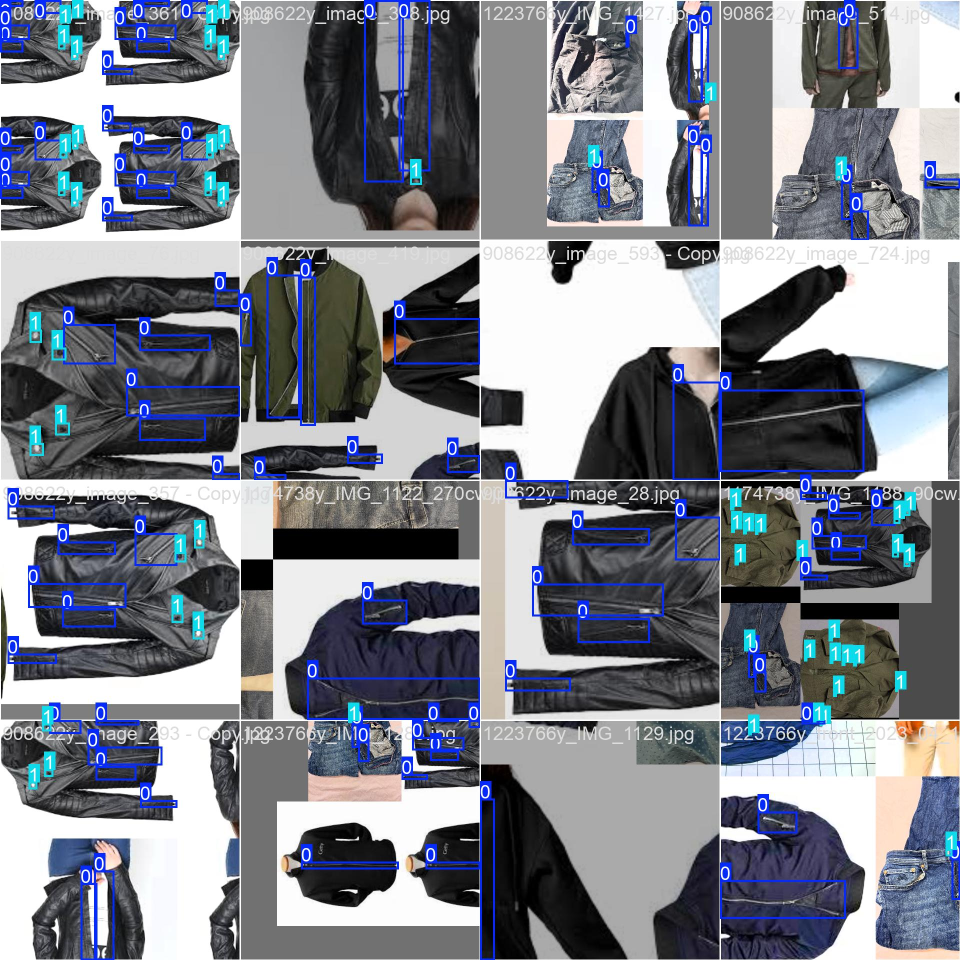
#> input picture scripts_hand_over/runs/detect/train6/train_batch0.jpg, 1920 x 1920 px (shown at 1/2 size)
$ python visualize_bboxes.py --imgdir ../../runs/detect/train6 --lbldir ../../runs/detect/train6
#> lines starting #> are read from the running program, lines starting #| are printed output that depends on the picture; after the words box and inside, x2 and y2 are one past the last pixel; in counts of white or black regions, pixels touching at a corner belong together
#!/usr/bin/env python3


import cv2
import argparse
import random
from pathlib import Path

def yolo_to_pixel(box, W, H):
    xc, yc, bw, bh = map(float, box)
    x1 = int((xc - bw/2) * W)
    y1 = int((yc - bh/2) * H)
    x2 = int((xc + bw/2) * W)
    y2 = int((yc + bh/2) * H)
    return x1, y1, x2, y2

def get_color(class_id: int):
    return ((class_id * 37) % 255,
            (class_id * 17) % 255,
            (class_id * 29) % 255)

def visualize(img_dir: Path, lbl_dir: Path, maxside: int, wait: float, sample: int):
#> called with maxside = 1280, wait = 1, sample = 0
    exts = {".jpg", ".jpeg", ".png", ".bmp", ".tif", ".tiff"}
    imgs = [p for p in sorted(img_dir.iterdir()) if p.suffix.lower() in exts]
    if sample and sample < len(imgs):
        imgs = random.sample(imgs, sample)
    if not imgs:
        print(f"[!] No images found in {img_dir}")
        return

    for img_path in imgs:
        img = cv2.imread(str(img_path))
#> img is the input picture: shape (1920, 1920, 3); mean B, G, R 137.3, 127.6, 123.4
        if img is None:
            print(f"[!] Could not read {img_path}")
            continue

        H, W = img.shape[:2]
#> H = 1920; W = 1920
        scale = min(1.0, maxside / max(H, W))
#> scale = 0.667
        if scale < 1.0:
            disp = cv2.resize(img, (int(W*scale), int(H*scale)), interpolation=cv2.INTER_AREA)
        else:
            disp = img.copy()

        lbl_file = lbl_dir / f"{img_path.stem}.txt"
        if lbl_file.exists():
            for line in lbl_file.read_text().splitlines():
                parts = line.strip().split()
                if len(parts) != 5:
                    continue
                cid, *box = parts
                x1, y1, x2, y2 = yolo_to_pixel(box, W, H)
                x1, y1, x2, y2 = map(lambda v: int(v * scale), (x1, y1, x2, y2))
                color = get_color(int(cid))
                cv2.rectangle(disp, (x1, y1), (x2, y2), color, 2)
                cv2.putText(disp, cid, (x1, max(0, y1-5)),
                            cv2.FONT_HERSHEY_SIMPLEX, 0.5, color, 2)
        else:
            cv2.putText(disp, "NO LABEL", (10, 30),
                        cv2.FONT_HERSHEY_SIMPLEX, 1.0, (0,0,255), 2)
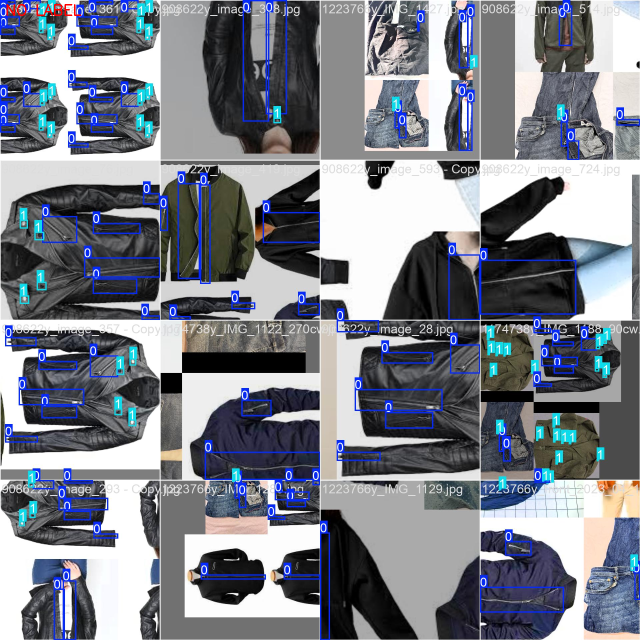
#> disp: shape (1280, 1280, 3) (shown at 1/2 size); mean B, G, R 137.1, 127.4, 123.5

        cv2.imshow("BBox Preview (q to quit)", disp)
        key = cv2.waitKey(int(wait * 1000)) & 0xFF
#> (key q is pressed here)
        cv2.destroyWindow("BBox Preview (q to quit)")
        if key == ord('q'):
            break

    cv2.destroyAllWindows()

def main():
    parser = argparse.ArgumentParser(description="Visualize YOLO bboxes")
    parser.add_argument("--imgdir",   type=Path, required=True, help="Path to images folder")
    parser.add_argument("--lbldir",   type=Path, required=True, help="Path to labels folder")
    parser.add_argument("--maxside",  type=int,   default=1280, help="Max side length for display")
    parser.add_argument("--wait",     type=float, default=1.0,  help="Seconds to show each image")
    parser.add_argument("--sample",   type=int,   default=0,    help="Show a random subset of N images")
    args = parser.parse_args()

    if not args.imgdir.exists() or not args.lbldir.exists():
        print("[!] imgdir or lbldir does not exist")
        return

    visualize(args.imgdir, args.lbldir, args.maxside, args.wait, args.sample)

if __name__ == "__main__":
    main()

$ run again, on scripts_hand_over/runs/detect/train6/train_batch2.jpg
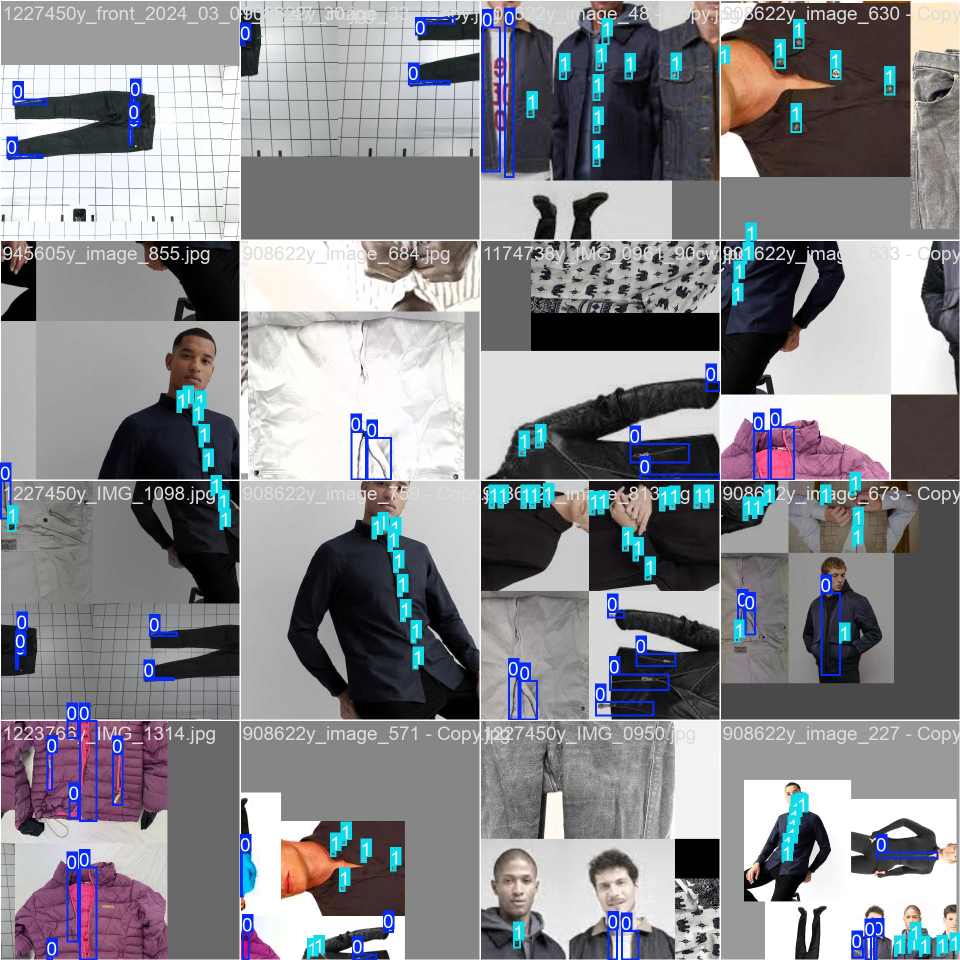
#> input picture scripts_hand_over/runs/detect/train6/train_batch2.jpg, 1920 x 1920 px (shown at 1/2 size)
#> in visualize, img is the input picture: shape (1920, 1920, 3); mean B, G, R 140.8, 135.8, 135.7
#> in visualize, `cv2.putText(disp, "NO LABEL", (10, 30), cv2.FONT_HERSHEY_SIMPLEX, 1.0,..`:
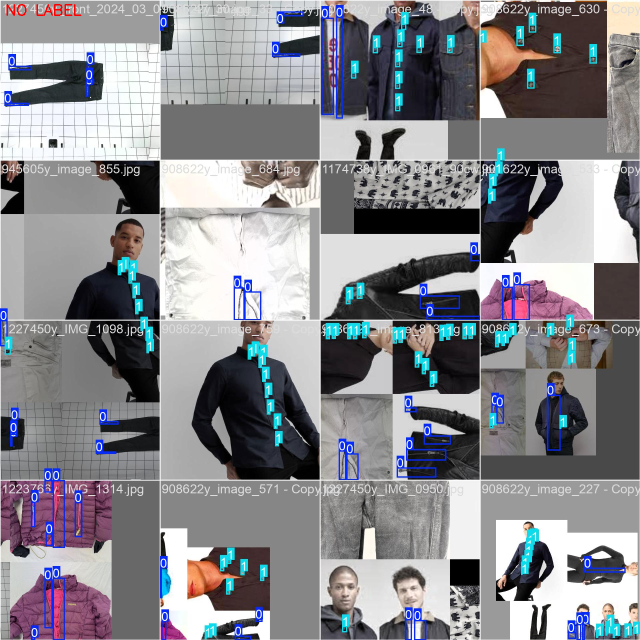
#> disp: shape (1280, 1280, 3) (shown at 1/2 size); mean B, G, R 140.7, 135.7, 135.7

$ run again, on scripts_hand_over/runs/detect/train6/val_batch0_pred.jpg
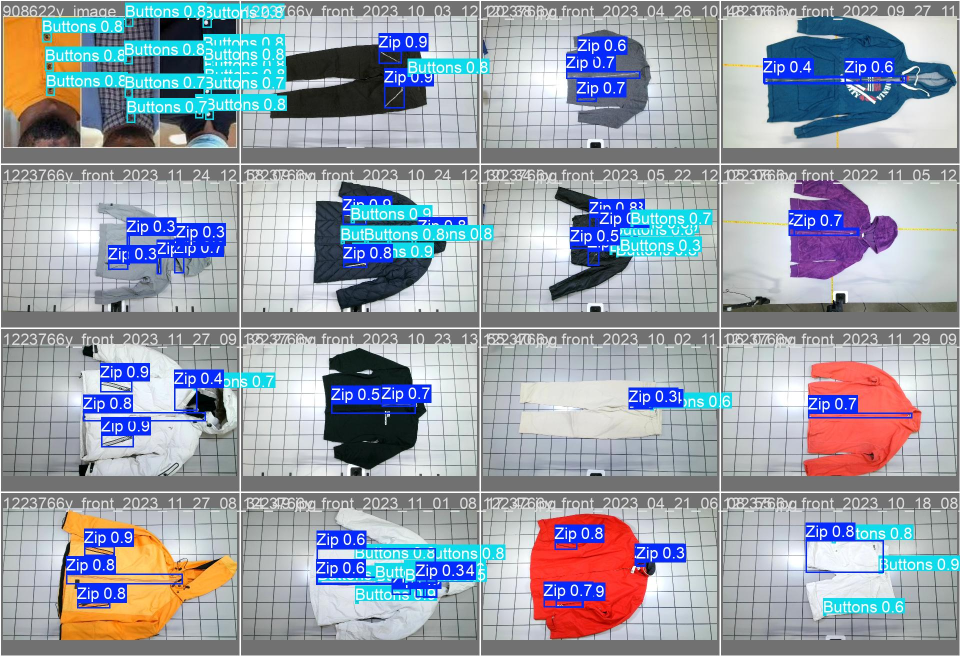
#> input picture scripts_hand_over/runs/detect/train6/val_batch0_pred.jpg, 1920 x 1312 px (shown at 1/2 size)
#> in visualize, img is the input picture: shape (1312, 1920, 3); mean B, G, R 168.4, 157.8, 151
#> in visualize, `disp = cv2.resize(img, (int(W*scale), int(H*scale)), interpolation=cv2..`:
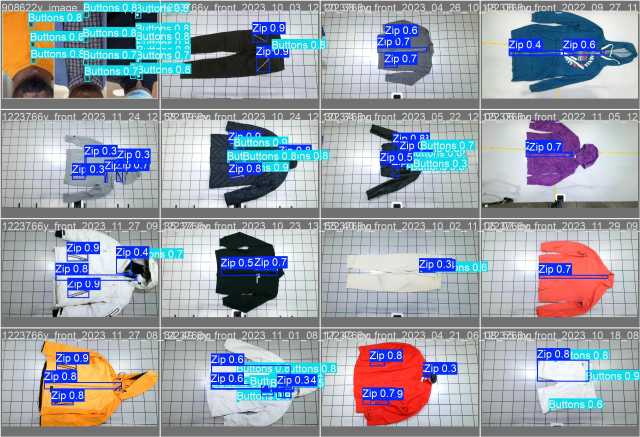
#> disp: shape (874, 1280, 3) (shown at 1/2 size); mean B, G, R 168.4, 157.8, 151
#> in visualize, `cv2.putText(disp, "NO LABEL", (10, 30), cv2.FONT_HERSHEY_SIMPLEX, 1.0,..`:
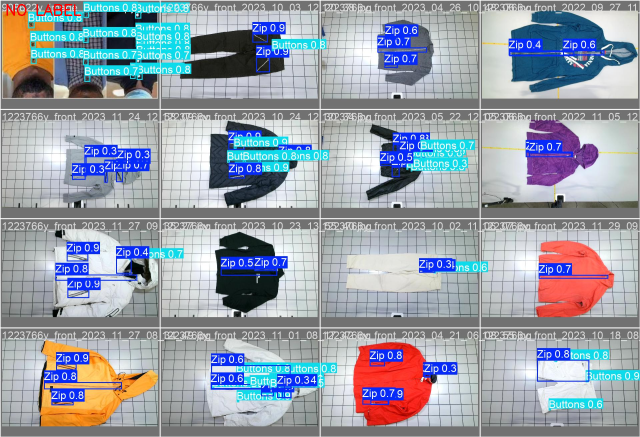
#> disp: shape (874, 1280, 3) (shown at 1/2 size); 0.1% of pixels changed, all inside (x1, y1, x2, y2) = (13, 8, 163, 32)

$ run again, on scripts_hand_over/runs/detect/train6/val_batch1_pred.jpg
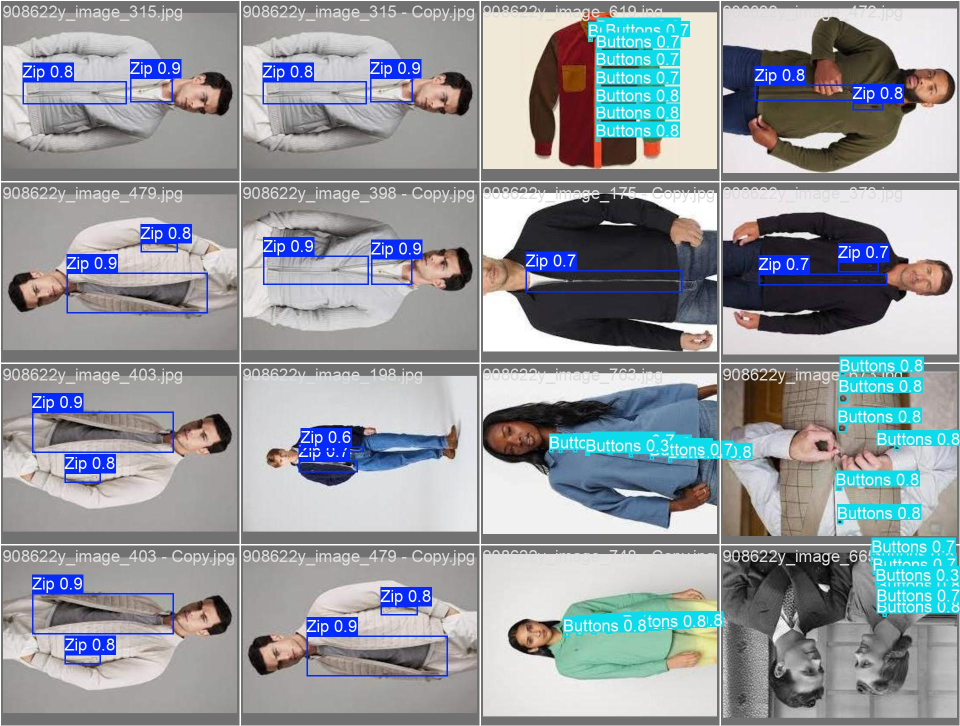
#> input picture scripts_hand_over/runs/detect/train6/val_batch1_pred.jpg, 1920 x 1452 px (shown at 1/2 size)
#> in visualize, img is the input picture: shape (1452, 1920, 3); mean B, G, R 158.1, 152.8, 147.8
#> in visualize, `disp = cv2.resize(img, (int(W*scale), int(H*scale)), interpolation=cv2..`:
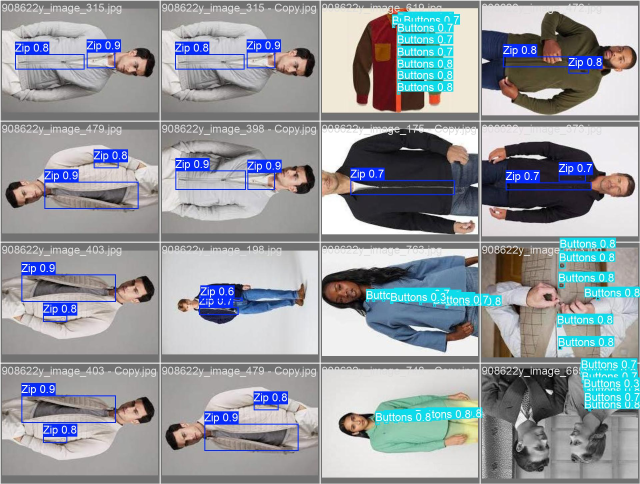
#> disp: shape (968, 1280, 3) (shown at 1/2 size); mean B, G, R 158.1, 152.8, 147.8
#> in visualize, `cv2.putText(disp, "NO LABEL", (10, 30), cv2.FONT_HERSHEY_SIMPLEX, 1.0,..`:
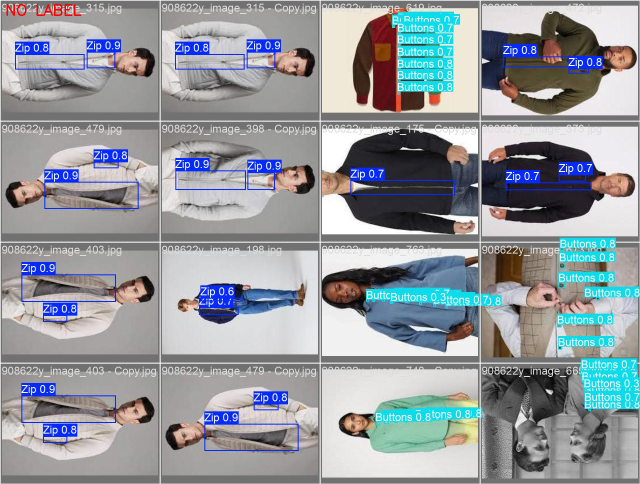
#> disp: shape (968, 1280, 3) (shown at 1/2 size); 0.09% of pixels changed, all inside (x1, y1, x2, y2) = (13, 8, 163, 32)
